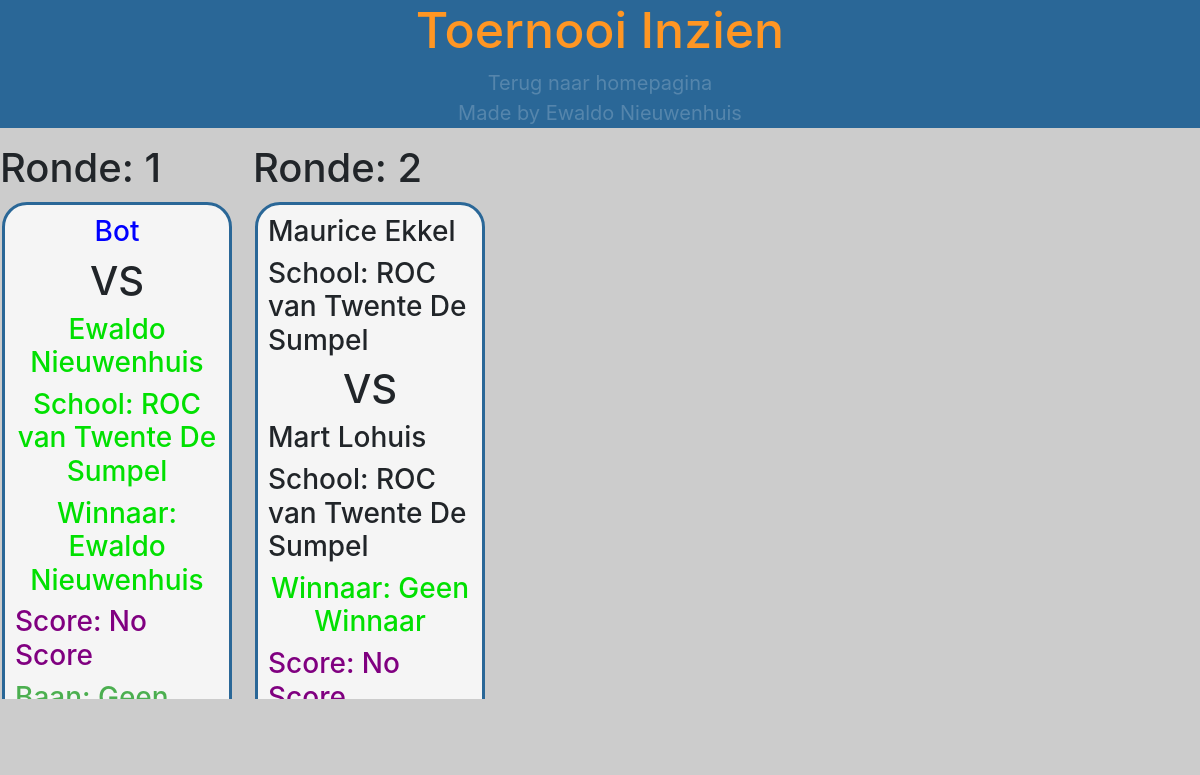
/toernooiInzien.php?t=117, run on the app's committed database.
### tables this page shows
CREATE TABLE `wedstrijd` (
  `wedstrijd_id` int(10) NOT NULL,
  `toernooi_id` int(10) NOT NULL,
  `baan` int(10) DEFAULT NULL,
  `ronde` int(11) NOT NULL,
  `speler1_id` int(10) DEFAULT NULL,
  `speler2_id` int(10) DEFAULT NULL,
  `score1` int(1) DEFAULT NULL,
  `score2` int(1) DEFAULT NULL,
  `winnaar_id` int(10) DEFAULT NULL
);

CREATE TABLE `spelers` (
  `speler_id` int(10) NOT NULL,
  `voornaam` varchar(50) NOT NULL,
  `tussenvoegsel` varchar(20) DEFAULT NULL,
  `achternaam` varchar(50) NOT NULL,
  `school_id` int(10) NOT NULL
);

CREATE TABLE `scholen` (
  `school_id` int(10) NOT NULL,
  `schoolnaam` varchar(50) NOT NULL
);

### functions.php (called while the page is built, shortened)
        ?><br><div class="box-terug"><h2> Speler is aangemeld bij toernooi!</h2><br><a class="whitetext" href="spelerAanpassen.php"> Terug </a><br><br></div><?php
function getSpelerByID($sId, $db){
    $query_select = $db->prepare("SELECT spelers.*, schoolnaam FROM `spelers` INNER JOIN scholen ON spelers.school_id = scholen.school_id where speler_id='".$sId."'");
    $query_select->execute();
  $rows = $query_select->rowCount();
  if($rows>0) {
        $speler= $query_select->fetch(PDO::FETCH_ASSOC);
        return $speler;
  }
}
        ?><br><div class="white-box"><h2><?php echo $baan["baannaam"];?></h2></div><?php

### functionsToernooiWedstrijd.php (the view, shortened to what this page needs)
        <?php
function postToernooi($idT, $db){
     ?>
     <?php
    $queryGetHighestRound = $db->prepare("SELECT MAX(ronde) as ronde FROM wedstrijd WHERE toernooi_id=?");
    $queryGetHighestRound->execute(array($idT));
    $fetchRound = $queryGetHighestRound->fetch(PDO::FETCH_ASSOC);
    $highestRound = $fetchRound["ronde"];
     if($highestRound){
        for($i=0;$i<$highestRound; $i++){
            ?>
            <div class="box-round">
                <div class="ronde"><h1> Ronde: <?php echo $i+1; ?> </h1>
            </div>
            <?php
            $queryGetWedstrijden = $db->prepare("SELECT * FROM wedstrijd WHERE toernooi_id=? AND ronde=? ORDER BY winnaar_id ASC, baan ASC");
            $queryGetWedstrijden->execute(array($idT, $i+1));
            foreach ($queryGetWedstrijden as $wedstrijd){
                $speler1 = getSpelerByID($wedstrijd["speler1_id"], $db);
                $speler2 = getSpelerByID($wedstrijd["speler2_id"], $db);
                $winnaar = getSpelerByID($wedstrijd["winnaar_id"], $db);
                $baan = getBaanByID($wedstrijd["baan"], $db);
                ?>
                <div class="box-wedstrijden2">
                <?php
                if($speler1){
                    if($wedstrijd["winnaar_id"] == $wedstrijd["speler1_id"]){
                        ?>
                        <h3 class="green">  <?php echo $speler1["voornaam"]." ".$speler1["tussenvoegsel"]." ".$speler1["achternaam"];?></h3>
                        <h3 class="green">School: <?php echo $speler1["schoolnaam"]; ?></h3><?php
                    }
                    else{
                        if($winnaar){
                            ?>
                            <h3 class="red"> <?php echo $speler1["voornaam"]." ".$speler1["tussenvoegsel"]." ".$speler1["achternaam"];?></h3>
                            <h3 class="red"> School: <?php echo $speler1["schoolnaam"]; ?></h3>
                            <?php
                        }
                        else{
                            ?>
                            <h3> <?php echo $speler1["voornaam"]." ".$speler1["tussenvoegsel"]." ".$speler1["achternaam"];?></h3>
                            <h3> School: <?php echo $speler1["schoolnaam"]; ?></h3>
                            <?php
                        }
                    }
                }
                else{
                ?>
                    <h3 style="color:blue; text-align: center;">  Bot</h3>
                <?php
                }
                ?>
                    <h1 class="tp1"> VS </h1>
                <?php
                if($speler2){
                    if($wedstrijd["winnaar_id"] == $wedstrijd["speler2_id"]){
                        ?>
                        <h3 class="green"><?php echo $speler2["voornaam"]." ".$speler2["tussenvoegsel"]." ".$speler2["achternaam"];?></h3>
                        <h3 class="green">School: <?php echo $speler2["schoolnaam"]; ?></h3>
                        <?php
                    }
                    else{
                        if($winnaar){
                            ?>
                            <h3 class="red">  <?php echo $speler2["voornaam"]." ".$speler2["tussenvoegsel"]." ".$speler2["achternaam"];?></h3>
                            <h3 class="red"> School:  <?php echo $speler2["schoolnaam"]; ?></h3>
                            <?php
                        }
                        else{
                    ?>
                        <h3>  <?php echo $speler2["voornaam"]." ".$speler2["tussenvoegsel"]." ".$speler2["achternaam"];?></h3>
                        <h3> School:  <?php echo $speler2["schoolnaam"]; ?></h3>
                    <?php
                        }
                    }
                }
                else{
                        ?>
                <h3 style="color:blue; text-align: center;"> Bot</h3>
                        <?php
                }
                if($winnaar){
                    ?>
                    <h3 class="green"> Winnaar: <?php echo $winnaar["voornaam"]." ".$winnaar["tussenvoegsel"]." ".$winnaar["achternaam"];?></h3>
                    <?php
                }
                else{
                    ?>
                    <h3 class="green"> Winnaar: Geen Winnaar</h3>
                    <?php
                }
                if($wedstrijd["score1"]>-1){
                    ?>
                    <h3 style="color: purple"> Score: <?php echo $wedstrijd["score1"]."-".$wedstrijd["score2"];?></h3>
                    <?php
                }
                else{
                    ?>
                        <h3 style="color: purple"> Score: No Score</h3>
                    <?php
                }
                if($baan){
                    ?>
                    <h3 style="color: #4CAF50"> Baan: <?php echo $baan ?></h2>
                <?php
                }
                else{
                    ?>
                    <h3 style="color: #4CAF50"> Baan: Geen baan</h2>
                <?php
                }
                ?>
                </div>
                <?php
            }
            ?>
            </div>
            <?php
        }
     }
     else{
         ?><div class="box-table">
         <h1> Er zijn geen wedstrijden voor dit toenooi </h1>
        </div><?php
     }
}
    ?>
            <?php
function getBaanByID($baanId, $db){
      $query_select = $db->prepare("SELECT* from banen where baan_id='".$baanId."'");
      $query_select->execute();
    $rows = $query_select->rowCount();
    if($rows>0) {
        $baan= $query_select->fetch(PDO::FETCH_ASSOC);
        return $baan["baannaam"];
    }
}

### css/styles.css (style rules this page uses)
html, body { margin: 0; padding: 0; }
.back { background-size: 100% 100%; background-color:#cccccc; }
.tp1 { text-align: center; }
.box-wedstrijden2 { border-radius: 25px; border: 3px solid #2a6797; width:230px; padding: 10px; margin: 2px; float: left; background:whitesmoke; }
.green { text-align: center; color:rgb(1, 224, 1); }
.box-round { height:555px; overflow-y: scroll; overflow-x: hidden; width:253px; float:left; }
.ronde { top: 0; position: sticky; background-color:#cccccc; }

### data on the page
wedstrijd: shows "Bot", speler2.voornaam "Ewaldo", speler2.achternaam "Nieuwenhuis", scholen.schoolnaam "ROC van Twente De Sumpel", shows "Score: No Score", shows "Baan: Geen baan"
wedstrijd: speler1.voornaam "Maurice", speler1.achternaam "Ekkel", scholen.schoolnaam "ROC van Twente De Sumpel", speler2.voornaam "Mart", speler2.achternaam "Lohuis", shows "Winnaar: Geen Winnaar", shows "Score: No…"
